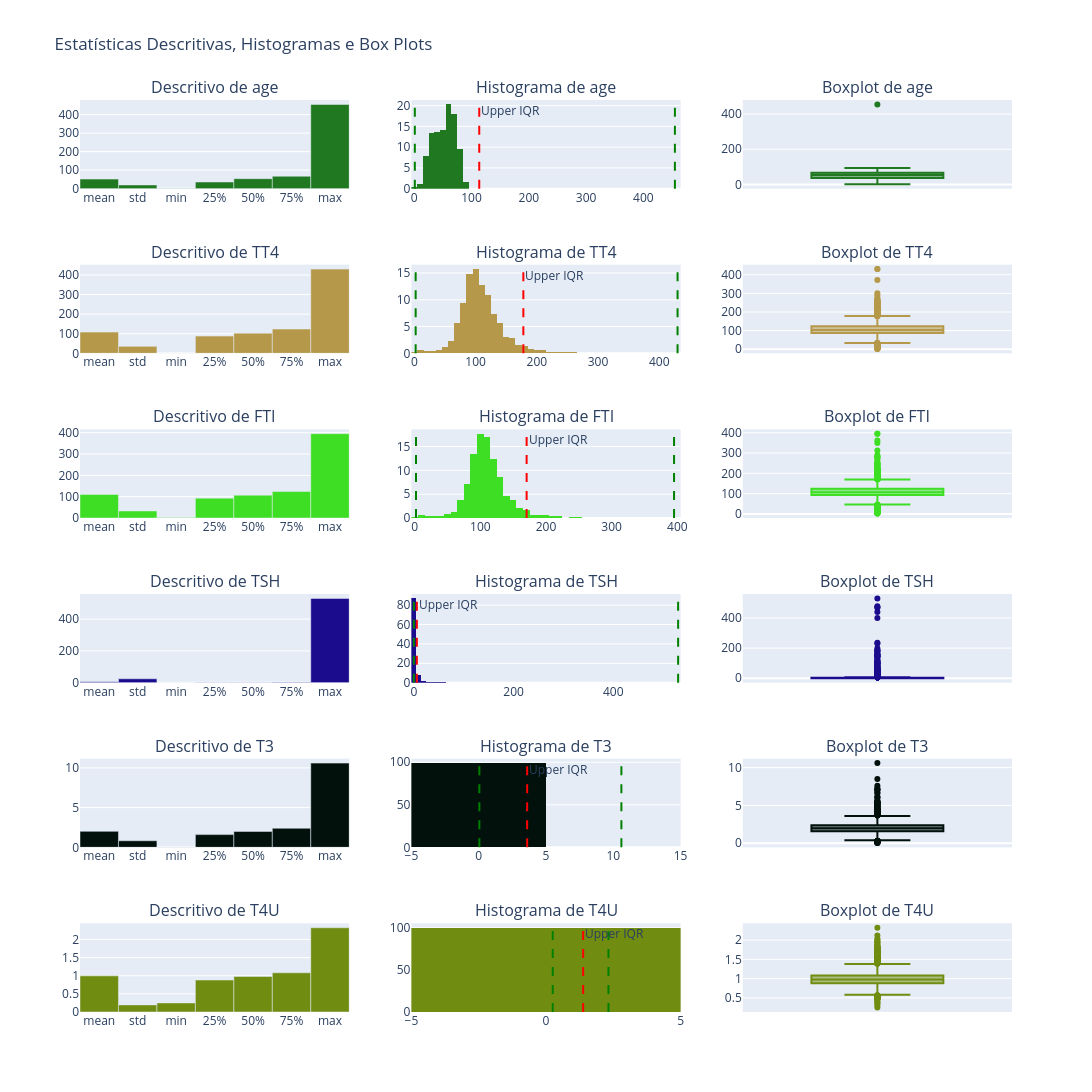

The code cell stored with this chart in its notebook:
### Code cell
subplotsTitles = []
for i in column_number:
     subplotsTitles.append(f'Descritivo de {i}')
     subplotsTitles.append(f'Histograma de {i}')
     subplotsTitles.append(f'Boxplot de {i}')

fig = make_subplots(rows=len(column_number), cols=3, subplot_titles=subplotsTitles)

colors = ["#{:06x}".format(random.randint(0, 0xFFFFFF)) for _ in range(len(column_number))]

for row, i in enumerate(column_number, start=1):
    # Estatísticas descritivas
    describe = data[i].describe()
    describe.drop(['count'], inplace= True)
    describeplt = go.Bar(
        x=describe.index,
        y=describe.values,
        name=f'Descritivo de {i}',
        marker_color=colors[row - 1]
    )
    fig.add_trace(describeplt, row=row, col=1)
    
    
    # Histograma
   
    # Adicionar linhas superior e inferior
    min_val = describe['min']
    max_val = describe['max']
    iqr_upper = diqr.loc[i, 'upper_bound']

    histogram = px.histogram(data, x=i, nbins=data[i].nunique(), histnorm='percent', range_x=[0, 2*describe['max']],color_discrete_sequence=[colors[row - 1]])
    fig.add_trace(histogram.data[0], row=row, col=2)
    fig.add_vline(x=min_val, line=dict(color = 'green', dash = 'dash'), row=row, col=2)
    fig.add_vline(x=max_val, line=dict(color = 'green', dash = 'dash'), row=row, col=2)        
    fig.add_vline(x=iqr_upper, line=dict(color = 'red', dash = 'dash'), row=row, col=2, annotation=dict(text="Upper IQR"))
    
    
    # Box plot
    box = px.box(data, y=i, color_discrete_sequence=[colors[row - 1]])
    fig.add_trace(box.data[0], row=row,col=3)



fig.update_layout(title_text='Estatísticas Descritivas, Histogramas e Box Plots', showlegend=False, height=3000, width=1400)
fig.show()

### Figure 1 — Plotly figure (JSON) as saved in the notebook; plotly's stock layout.template omitted (floating-point values rounded to 4 significant figures; data arrays with more than 128 entries replaced by an {"elided": "..."} marker saying what was removed)
{"data": [{"marker": {"color": "#207820"}, "name": "Descritivo de age", "type": "bar", "x": ["mean", "std", "min", "25%", "50%", "75%", "max"], "xaxis": "x", "y": [51.74, 20.08, 1.0, 36.0, 54.0, 67.0, 455.0], "yaxis": "y"}, {"bingroup": "x", "histnorm": "percent", "hovertemplate": "age=%{x}<br>percent=%{y}<extra></extra>", "legendgroup": "", "marker": {"color": "#207820", "pattern": {"shape": ""}}, "name": "", "nbinsx": 93, "orientation": "v", "showlegend": false, "type": "histogram", "x": {"elided": "3772 float values"}, "xaxis": "x2", "yaxis": "y2"}, {"alignmentgroup": "True", "hovertemplate": "age=%{y}<extra></extra>", "legendgroup": "", "marker": {"color": "#207820"}, "name": "", "notched": false, "offsetgroup": "", "orientation": "v", "showlegend": false, "type": "box", "x0": " ", "xaxis": "x3", "y": {"elided": "3772 float values"}, "y0": " ", "yaxis": "y3"}, {"marker": {"color": "#b59849"}, "name": "Descritivo de TT4", "type": "bar", "x": ["mean", "std", "min", "25%", "50%", "75%", "max"], "xaxis": "x4", "y": [108.3, 35.6, 2.0, 88.0, 103.0, 124.0, 430.0], "yaxis": "y4"}, {"bingroup": "x", "histnorm": "percent", "hovertemplate": "TT4=%{x}<br>percent=%{y}<extra></extra>", "legendgroup": "", "marker": {"color": "#b59849", "pattern": {"shape": ""}}, "name": "", "nbinsx": 241, "orientation": "v", "showlegend": false, "type": "histogram", "x": {"elided": "3772 float values"}, "xaxis": "x5", "yaxis": "y5"}, {"alignmentgroup": "True", "hovertemplate": "TT4=%{y}<extra></extra>", "legendgroup": "", "marker": {"color": "#b59849"}, "name": "", "notched": false, "offsetgroup": "", "orientation": "v", "showlegend": false, "type": "box", "x0": " ", "xaxis": "x6", "y": {"elided": "3772 float values"}, "y0": " ", "yaxis": "y6"}, {"marker": {"color": "#3dde23"}, "name": "Descritivo de FTI", "type": "bar", "x": ["mean", "std", "min", "25%", "50%", "75%", "max"], "xaxis": "x7", "y": [110.5, 33.09, 2.0, 93.0, 107.0, 124.0, 395.0], "yaxis": "y7"}, {"bingroup": "x", "histnorm": "percent", "hovertemplate": "FTI=%{x}<br>percent=%{y}<extra></extra>", "legendgroup": "", "marker": {"color": "#3dde23", "pattern": {"shape": ""}}, "name": "", "nbinsx": 234, "orientation": "v", "showlegend": false, "type": "histogram", "x": {"elided": "3772 float values"}, "xaxis": "x8", "yaxis": "y8"}, {"alignmentgroup": "True", "hovertemplate": "FTI=%{y}<extra></extra>", "legendgroup": "", "marker": {"color": "#3dde23"}, "name": "", "notched": false, "offsetgroup": "", "orientation": "v", "showlegend": false, "type": "box", "x0": " ", "xaxis": "x9", "y": {"elided": "3772 float values"}, "y0": " ", "yaxis": "y9"}, {"marker": {"color": "#1b0c8d"}, "name": "Descritivo de TSH", "type": "bar", "x": ["mean", "std", "min", "25%", "50%", "75%", "max"], "xaxis": "x10", "y": [5.087, 24.52, 0.005, 0.5, 1.4, 2.7, 530.0], "yaxis": "y10"}, {"bingroup": "x", "histnorm": "percent", "hovertemplate": "TSH=%{x}<br>percent=%{y}<extra></extra>", "legendgroup": "", "marker": {"color": "#1b0c8d", "pattern": {"shape": ""}}, "name": "", "nbinsx": 287, "orientation": "v", "showlegend": false, "type": "histogram", "x": {"elided": "3772 float values"}, "xaxis": "x11", "yaxis": "y11"}, {"alignmentgroup": "True", "hovertemplate": "TSH=%{y}<extra></extra>", "legendgroup": "", "marker": {"color": "#1b0c8d"}, "name": "", "notched": false, "offsetgroup": "", "orientation": "v", "showlegend": false, "type": "box", "x0": " ", "xaxis": "x12", "y": {"elided": "3772 float values"}, "y0": " ", "yaxis": "y12"}, {"marker": {"color": "#02110c"}, "name": "Descritivo de T3", "type": "bar", "x": ["mean", "std", "min", "25%", "50%", "75%", "max"], "xaxis": "x13", "y": [2.013, 0.8274, 0.05, 1.6, 2.0, 2.4, 10.6], "yaxis": "y13"}, {"bingroup": "x", "histnorm": "percent", "hovertemplate": "T3=%{x}<br>percent=%{y}<extra></extra>", "legendgroup": "", "marker": {"color": "#02110c", "pattern": {"shape": ""}}, "name": "", "nbinsx": 69, "orientation": "v", "showlegend": false, "type": "histogram", "x": {"elided": "3772 float values"}, "xaxis": "x14", "yaxis": "y14"}, {"alignmentgroup": "True", "hovertemplate": "T3=%{y}<extra></extra>", "legendgroup": "", "marker": {"color": "#02110c"}, "name": "", "notched": false, "offsetgroup": "", "orientation": "v", "showlegend": false, "type": "box", "x0": " ", "xaxis": "x15", "y": {"elided": "3772 float values"}, "y0": " ", "yaxis": "y15"}, {"marker": {"color": "#708d11"}, "name": "Descritivo de T4U", "type": "bar", "x": ["mean", "std", "min", "25%", "50%", "75%", "max"], "xaxis": "x16", "y": [0.995, 0.1955, 0.25, 0.88, 0.98, 1.08, 2.32], "yaxis": "y16"}, {"bingroup": "x", "histnorm": "percent", "hovertemplate": "T4U=%{x}<br>percent=%{y}<extra></extra>", "legendgroup": "", "marker": {"color": "#708d11", "pattern": {"shape": ""}}, "name": "", "nbinsx": 146, "orientation": "v", "showlegend": false, "type": "histogram", "x": {"elided": "3772 float values"}, "xaxis": "x17", "yaxis": "y17"}, {"alignmentgroup": "True", "hovertemplate": "T4U=%{y}<extra></extra>", "legendgroup": "", "marker": {"color": "#708d11"}, "name": "", "notched": false, "offsetgroup": "", "orientation": "v", "showlegend": false, "type": "box", "x0": " ", "xaxis": "x18", "y": {"elided": "3772 float values"}, "y0": " ", "yaxis": "y18"}], "layout": {"annotations": [{"font": {"size": 16}, "showarrow": false, "text": "Descritivo de age", "x": 0.1444, "xanchor": "center", "xref": "paper", "y": 1.0, "yanchor": "bottom", "yref": "paper"}, {"font": {"size": 16}, "showarrow": false, "text": "Histograma de age", "x": 0.5, "xanchor": "center", "xref": "paper", "y": 1.0, "yanchor": "bottom", "yref": "paper"}, {"font": {"size": 16}, "showarrow": false, "text": "Boxplot de age", "x": 0.8556, "xanchor": "center", "xref": "paper", "y": 1.0, "yanchor": "bottom", "yref": "paper"}, {"font": {"size": 16}, "showarrow": false, "text": "Descritivo de TT4", "x": 0.1444, "xanchor": "center", "xref": "paper", "y": 0.8194, "yanchor": "bottom", "yref": "paper"}, {"font": {"size": 16}, "showarrow": false, "text": "Histograma de TT4", "x": 0.5, "xanchor": "center", "xref": "paper", "y": 0.8194, "yanchor": "bottom", "yref": "paper"}, {"font": {"size": 16}, "showarrow": false, "text": "Boxplot de TT4", "x": 0.8556, "xanchor": "center", "xref": "paper", "y": 0.8194, "yanchor": "bottom", "yref": "paper"}, {"font": {"size": 16}, "showarrow": false, "text": "Descritivo de FTI", "x": 0.1444, "xanchor": "center", "xref": "paper", "y": 0.6389, "yanchor": "bottom", "yref": "paper"}, {"font": {"size": 16}, "showarrow": false, "text": "Histograma de FTI", "x": 0.5, "xanchor": "center", "xref": "paper", "y": 0.6389, "yanchor": "bottom", "yref": "paper"}, {"font": {"size": 16}, "showarrow": false, "text": "Boxplot de FTI", "x": 0.8556, "xanchor": "center", "xref": "paper", "y": 0.6389, "yanchor": "bottom", "yref": "paper"}, {"font": {"size": 16}, "showarrow": false, "text": "Descritivo de TSH", "x": 0.1444, "xanchor": "center", "xref": "paper", "y": 0.4583, "yanchor": "bottom", "yref": "paper"}, {"font": {"size": 16}, "showarrow": false, "text": "Histograma de TSH", "x": 0.5, "xanchor": "center", "xref": "paper", "y": 0.4583, "yanchor": "bottom", "yref": "paper"}, {"font": {"size": 16}, "showarrow": false, "text": "Boxplot de TSH", "x": 0.8556, "xanchor": "center", "xref": "paper", "y": 0.4583, "yanchor": "bottom", "yref": "paper"}, {"font": {"size": 16}, "showarrow": false, "text": "Descritivo de T3", "x": 0.1444, "xanchor": "center", "xref": "paper", "y": 0.2778, "yanchor": "bottom", "yref": "paper"}, {"font": {"size": 16}, "showarrow": false, "text": "Histograma de T3", "x": 0.5, "xanchor": "center", "xref": "paper", "y": 0.2778, "yanchor": "bottom", "yref": "paper"}, {"font": {"size": 16}, "showarrow": false, "text": "Boxplot de T3", "x": 0.8556, "xanchor": "center", "xref": "paper", "y": 0.2778, "yanchor": "bottom", "yref": "paper"}, {"font": {"size": 16}, "showarrow": false, "text": "Descritivo de T4U", "x": 0.1444, "xanchor": "center", "xref": "paper", "y": 0.09722, "yanchor": "bottom", "yref": "paper"}, {"font": {"size": 16}, "showarrow": false, "text": "Histograma de T4U", "x": 0.5, "xanchor": "center", "xref": "paper", "y": 0.09722, "yanchor": "bottom", "yref": "paper"}, {"font": {"size": 16}, "showarrow": false, "text": "Boxplot de T4U", "x": 0.8556, "xanchor": "center", "xref": "paper", "y": 0.09722, "yanchor": "bottom", "yref": "paper"}, {"showarrow": false, "text": "Upper IQR", "x": 113.5, "xanchor": "left", "xref": "x2", "y": 1, "yanchor": "top", "yref": "y2 domain"}, {"showarrow": false, "text": "Upper IQR", "x": 178, "xanchor": "left", "xref": "x5", "y": 1, "yanchor": "top", "yref": "y5 domain"}, {"showarrow": false, "text": "Upper IQR", "x": 170.5, "xanchor": "left", "xref": "x8", "y": 1, "yanchor": "top", "yref": "y8 domain"}, {"showarrow": false, "text": "Upper IQR", "x": 6, "xanchor": "left", "xref": "x11", "y": 1, "yanchor": "top", "yref": "y11 domain"}, {"showarrow": false, "text": "Upper IQR", "x": 3.6, "xanchor": "left", "xref": "x14", "y": 1, "yanchor": "top", "yref": "y14 domain"}, {"showarrow": false, "text": "Upper IQR", "x": 1.38, "xanchor": "left", "xref": "x17", "y": 1, "yanchor": "top", "yref": "y17 domain"}], "height": 3000, "shapes": [{"line": {"color": "green", "dash": "dash"}, "type": "line", "x0": 1, "x1": 1, "xref": "x2", "y0": 0, "y1": 1, "yref": "y2 domain"}, {"line": {"color": "green", "dash": "dash"}, "type": "line", "x0": 455, "x1": 455, "xref": "x2", "y0": 0, "y1": 1, "yref": "y2 domain"}, {"line": {"color": "red", "dash": "dash"}, "type": "line", "x0": 113.5, "x1": 113.5, "xref": "x2", "y0": 0, "y1": 1, "yref": "y2 domain"}, {"line": {"color": "green", "dash": "dash"}, "type": "line", "x0": 2, "x1": 2, "xref": "x5", "y0": 0, "y1": 1, "yref": "y5 domain"}, {"line": {"color": "green", "dash": "dash"}, "type": "line", "x0": 430, "x1": 430, "xref": "x5", "y0": 0, "y1": 1, "yref": "y5 domain"}, {"line": {"color": "red", "dash": "dash"}, "type": "line", "x0": 178, "x1": 178, "xref": "x5", "y0": 0, "y1": 1, "yref": "y5 domain"}, {"line": {"color": "green", "dash": "dash"}, "type": "line", "x0": 2, "x1": 2, "xref": "x8", "y0": 0, "y1": 1, "yref": "y8 domain"}, {"line": {"color": "green", "dash": "dash"}, "type": "line", "x0": 395, "x1": 395, "xref": "x8", "y0": 0, "y1": 1, "yref": "y8 domain"}, {"line": {"color": "red", "dash": "dash"}, "type": "line", "x0": 170.5, "x1": 170.5, "xref": "x8", "y0": 0, "y1": 1, "yref": "y8 domain"}, {"line": {"color": "green", "dash": "dash"}, "type": "line", "x0": 0.005, "x1": 0.005, "xref": "x11", "y0": 0, "y1": 1, "yref": "y11 domain"}, {"line": {"color": "green", "dash": "dash"}, "type": "line", "x0": 530, "x1": 530, "xref": "x11", "y0": 0, "y1": 1, "yref": "y11 domain"}, {"line": {"color": "red", "dash": "dash"}, "type": "line", "x0": 6, "x1": 6, "xref": "x11", "y0": 0, "y1": 1, "yref": "y11 domain"}, {"line": {"color": "green", "dash": "dash"}, "type": "line", "x0": 0.05, "x1": 0.05, "xref": "x14", "y0": 0, "y1": 1, "yref": "y14 domain"}, {"line": {"color": "green", "dash": "dash"}, "type": "line", "x0": 10.6, "x1": 10.6, "xref": "x14", "y0": 0, "y1": 1, "yref": "y14 domain"}, {"line": {"color": "red", "dash": "dash"}, "type": "line", "x0": 3.6, "x1": 3.6, "xref": "x14", "y0": 0, "y1": 1, "yref": "y14 domain"}, {"line": {"color": "green", "dash": "dash"}, "type": "line", "x0": 0.25, "x1": 0.25, "xref": "x17", "y0": 0, "y1": 1, "yref": "y17 domain"}, {"line": {"color": "green", "dash": "dash"}, "type": "line", "x0": 2.32, "x1": 2.32, "xref": "x17", "y0": 0, "y1": 1, "yref": "y17 domain"}, {"line": {"color": "red", "dash": "dash"}, "type": "line", "x0": 1.38, "x1": 1.38, "xref": "x17", "y0": 0, "y1": 1, "yref": "y17 domain"}], "showlegend": false, "title": {"text": "Estatísticas Descritivas, Histogramas e Box Plots"}, "width": 1400, "xaxis": {"anchor": "y", "domain": [0, 0.2889]}, "xaxis10": {"anchor": "y10", "domain": [0, 0.2889]}, "xaxis11": {"anchor": "y11", "domain": [0.3556, 0.6444]}, "xaxis12": {"anchor": "y12", "domain": [0.7111, 1]}, "xaxis13": {"anchor": "y13", "domain": [0, 0.2889]}, "xaxis14": {"anchor": "y14", "domain": [0.3556, 0.6444]}, "xaxis15": {"anchor": "y15", "domain": [0.7111, 1]}, "xaxis16": {"anchor": "y16", "domain": [0, 0.2889]}, "xaxis17": {"anchor": "y17", "domain": [0.3556, 0.6444]}, "xaxis18": {"anchor": "y18", "domain": [0.7111, 1]}, "xaxis2": {"anchor": "y2", "domain": [0.3556, 0.6444]}, "xaxis3": {"anchor": "y3", "domain": [0.7111, 1]}, "xaxis4": {"anchor": "y4", "domain": [0, 0.2889]}, "xaxis5": {"anchor": "y5", "domain": [0.3556, 0.6444]}, "xaxis6": {"anchor": "y6", "domain": [0.7111, 1]}, "xaxis7": {"anchor": "y7", "domain": [0, 0.2889]}, "xaxis8": {"anchor": "y8", "domain": [0.3556, 0.6444]}, "xaxis9": {"anchor": "y9", "domain": [0.7111, 1]}, "yaxis": {"anchor": "x", "domain": [0.9028, 1.0]}, "yaxis10": {"anchor": "x10", "domain": [0.3611, 0.4583]}, "yaxis11": {"anchor": "x11", "domain": [0.3611, 0.4583]}, "yaxis12": {"anchor": "x12", "domain": [0.3611, 0.4583]}, "yaxis13": {"anchor": "x13", "domain": [0.1806, 0.2778]}, "yaxis14": {"anchor": "x14", "domain": [0.1806, 0.2778]}, "yaxis15": {"anchor": "x15", "domain": [0.1806, 0.2778]}, "yaxis16": {"anchor": "x16", "domain": [0, 0.09722]}, "yaxis17": {"anchor": "x17", "domain": [0, 0.09722]}, "yaxis18": {"anchor": "x18", "domain": [0, 0.09722]}, "yaxis2": {"anchor": "x2", "domain": [0.9028, 1.0]}, "yaxis3": {"anchor": "x3", "domain": [0.9028, 1.0]}, "yaxis4": {"anchor": "x4", "domain": [0.7222, 0.8194]}, "yaxis5": {"anchor": "x5", "domain": [0.7222, 0.8194]}, "yaxis6": {"anchor": "x6", "domain": [0.7222, 0.8194]}, "yaxis7": {"anchor": "x7", "domain": [0.5417, 0.6389]}, "yaxis8": {"anchor": "x8", "domain": [0.5417, 0.6389]}, "yaxis9": {"anchor": "x9", "domain": [0.5417, 0.6389]}}}
